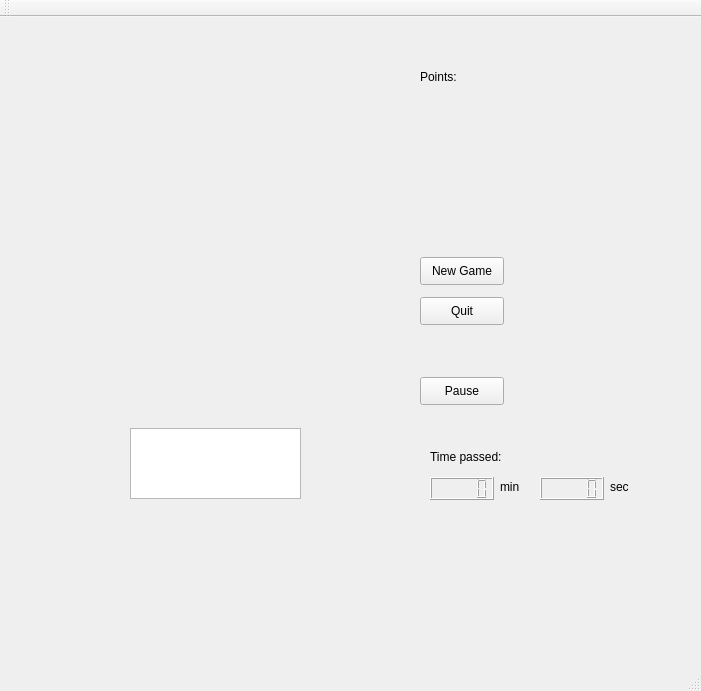
<?xml version="1.0" encoding="UTF-8"?>
<ui version="4.0">
 <class>MainWindow</class>
 <widget class="QMainWindow" name="MainWindow">
  <property name="geometry">
   <rect>
    <x>0</x>
    <y>0</y>
    <width>701</width>
    <height>691</height>
   </rect>
  </property>
  <property name="windowTitle">
   <string>MainWindow</string>
  </property>
  <widget class="QWidget" name="centralWidget">
   <widget class="QGraphicsView" name="graphicsView">
    <property name="geometry">
     <rect>
      <x>130</x>
      <y>411</y>
      <width>171</width>
      <height>71</height>
     </rect>
    </property>
   </widget>
   <widget class="QPushButton" name="startButton">
    <property name="geometry">
     <rect>
      <x>420</x>
      <y>240</y>
      <width>84</width>
      <height>28</height>
     </rect>
    </property>
    <property name="focusPolicy">
     <enum>Qt::NoFocus</enum>
    </property>
    <property name="text">
     <string>New Game</string>
    </property>
   </widget>
   <widget class="QPushButton" name="closeButton">
    <property name="geometry">
     <rect>
      <x>420</x>
      <y>280</y>
      <width>84</width>
      <height>28</height>
     </rect>
    </property>
    <property name="focusPolicy">
     <enum>Qt::ClickFocus</enum>
    </property>
    <property name="text">
     <string>Quit</string>
    </property>
   </widget>
   <widget class="QLabel" name="gameOverLabel">
    <property name="geometry">
     <rect>
      <x>370</x>
      <y>170</y>
      <width>201</width>
      <height>51</height>
     </rect>
    </property>
    <property name="styleSheet">
     <string notr="true">font: 75 oblique 30pt &quot;Cantarell&quot;;</string>
    </property>
    <property name="text">
     <string/>
    </property>
   </widget>
   <widget class="QLCDNumber" name="minutesTimer">
    <property name="geometry">
     <rect>
      <x>430</x>
      <y>460</y>
      <width>64</width>
      <height>23</height>
     </rect>
    </property>
   </widget>
   <widget class="QLCDNumber" name="secondsTimer">
    <property name="geometry">
     <rect>
      <x>540</x>
      <y>460</y>
      <width>64</width>
      <height>23</height>
     </rect>
    </property>
   </widget>
   <widget class="QLabel" name="label">
    <property name="geometry">
     <rect>
      <x>430</x>
      <y>430</y>
      <width>91</width>
      <height>20</height>
     </rect>
    </property>
    <property name="text">
     <string>Time passed:</string>
    </property>
   </widget>
   <widget class="QLabel" name="label_2">
    <property name="geometry">
     <rect>
      <x>500</x>
      <y>460</y>
      <width>31</width>
      <height>20</height>
     </rect>
    </property>
    <property name="text">
     <string>min</string>
    </property>
   </widget>
   <widget class="QLabel" name="label_3">
    <property name="geometry">
     <rect>
      <x>610</x>
      <y>460</y>
      <width>63</width>
      <height>20</height>
     </rect>
    </property>
    <property name="text">
     <string>sec</string>
    </property>
   </widget>
   <widget class="QPushButton" name="pauseButton">
    <property name="geometry">
     <rect>
      <x>420</x>
      <y>360</y>
      <width>84</width>
      <height>28</height>
     </rect>
    </property>
    <property name="focusPolicy">
     <enum>Qt::ClickFocus</enum>
    </property>
    <property name="text">
     <string>Pause</string>
    </property>
   </widget>
   <widget class="QLabel" name="label_4">
    <property name="geometry">
     <rect>
      <x>420</x>
      <y>50</y>
      <width>63</width>
      <height>20</height>
     </rect>
    </property>
    <property name="text">
     <string>Points:</string>
    </property>
   </widget>
   <widget class="QLabel" name="pointsLabel">
    <property name="geometry">
     <rect>
      <x>420</x>
      <y>80</y>
      <width>63</width>
      <height>20</height>
     </rect>
    </property>
    <property name="text">
     <string/>
    </property>
   </widget>
  </widget>
  <widget class="QMenuBar" name="menuBar">
   <property name="geometry">
    <rect>
     <x>0</x>
     <y>0</y>
     <width>701</width>
     <height>25</height>
    </rect>
   </property>
  </widget>
  <widget class="QToolBar" name="mainToolBar">
   <attribute name="toolBarArea">
    <enum>TopToolBarArea</enum>
   </attribute>
   <attribute name="toolBarBreak">
    <bool>false</bool>
   </attribute>
  </widget>
  <widget class="QStatusBar" name="statusBar"/>
 </widget>
 <layoutdefault spacing="6" margin="11"/>
 <resources/>
 <connections>
  <connection>
   <sender>closeButton</sender>
   <signal>clicked()</signal>
   <receiver>MainWindow</receiver>
   <slot>close()</slot>
   <hints>
    <hint type="sourcelabel">
     <x>461</x>
     <y>345</y>
    </hint>
    <hint type="destinationlabel">
     <x>350</x>
     <y>345</y>
    </hint>
   </hints>
  </connection>
 </connections>
</ui>
